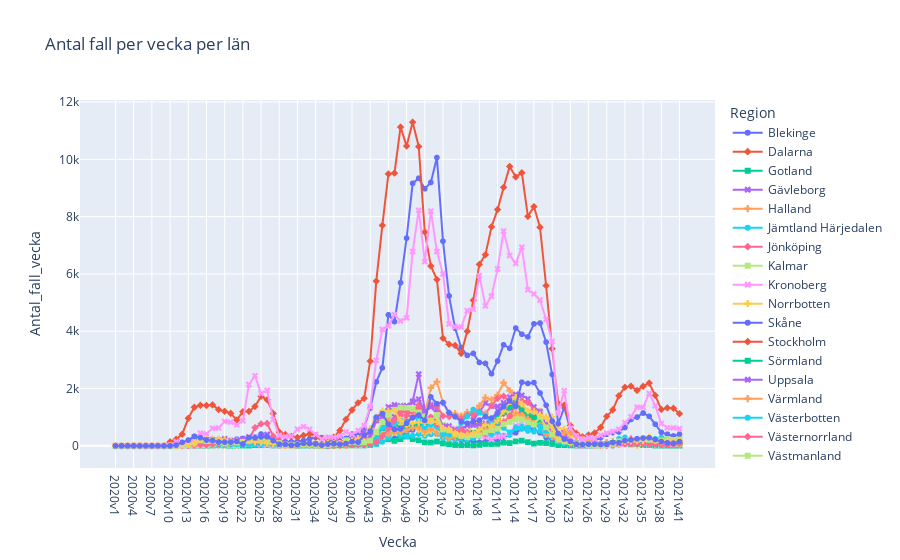

Notebook code for this chart:
### Markdown cell above
- 6. the cases of new cases across läns

### Code cell
fig = px.line(covid19_län, x='Vecka', y='Antal_fall_vecka', color='Region', symbol="Region", title="Antal fall per vecka per län")
fig.show()
